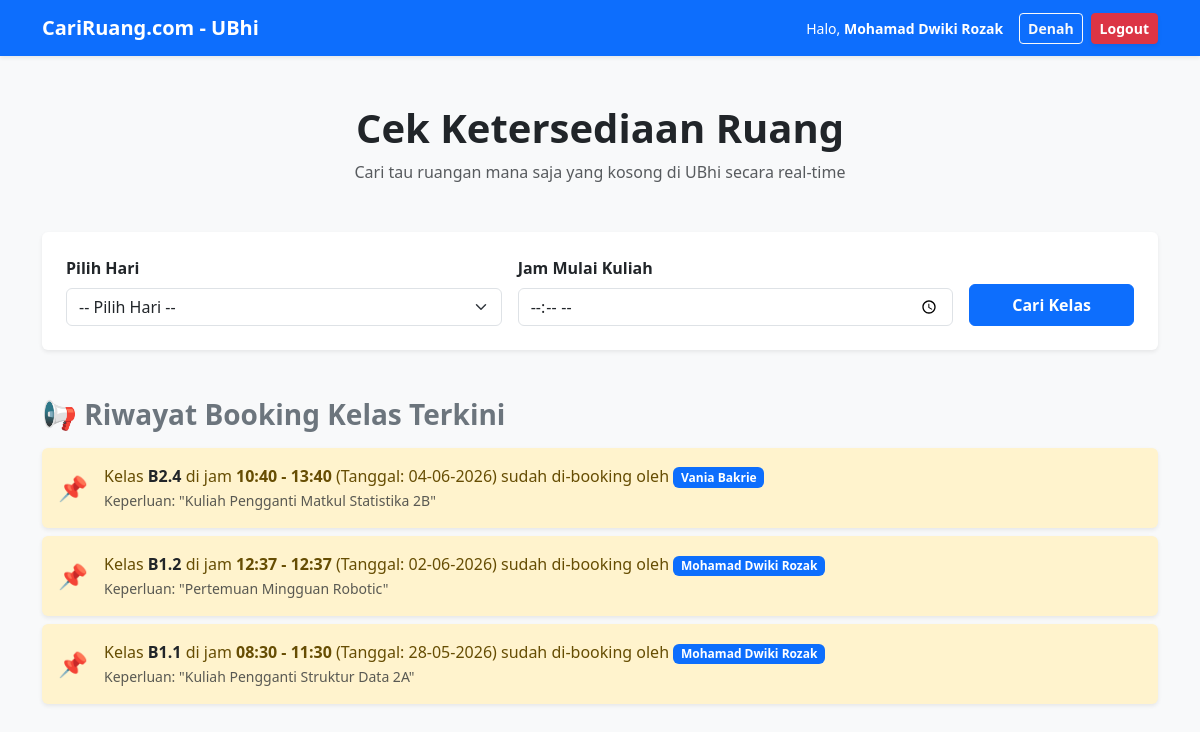
The app's page /index.php (signed in) with its own data.
### tables this page shows
CREATE TABLE `jadwal_pengganti` (
  `id_reservasi` int NOT NULL,
  `id_ruangan` int DEFAULT NULL,
  `id_user` int DEFAULT NULL,
  `tanggal` date NOT NULL,
  `jam_mulai` time NOT NULL,
  `jam_selesai` time NOT NULL,
  `keterangan` text,
  `waktu_booking` timestamp NULL DEFAULT CURRENT_TIMESTAMP
);

CREATE TABLE `ruangan` (
  `id_ruangan` int NOT NULL,
  `nama_ruang` varchar(10) NOT NULL,
  `kapasitas` int NOT NULL
);

CREATE TABLE `user` (
  `id_user` int NOT NULL,
  `username` varchar(30) NOT NULL,
  `password` varchar(100) NOT NULL,
  `nama_lengkap` varchar(50) NOT NULL,
  `nomor_wa` varchar(15) NOT NULL,
  `role` enum('admin','user') DEFAULT 'user'
);

### index.php (the view, shortened to what this page needs)
<?php
include 'koneksi.php';
?>
<!DOCTYPE html>
<html lang="id">
<head>
  <link href="https://cdn.jsdelivr.net/npm/bootstrap@5.3.0/dist/css/bootstrap.min.css" rel="stylesheet">
</head>
<body class="bg-light">
  <nav class="navbar navbar-expand-lg navbar-dark bg-primary shadow-sm">
    <div class="container">
      <a class="navbar-brand fw-bold" href="index.php">CariRuang.com - UBhi</a>
      <div class="d-flex align-items-center">
        <?php
        if (isset($_SESSION['login'])) {
        ?>
          <span class="text-white me-3 small">Halo, <strong><?php echo $_SESSION['nama']; ?></strong></span>
          <a href="lihat_denah.php" class="btn btn-outline-light btn-sm fw-bold me-2" target="_blank">Denah</a>
          <a href="logout.php" class="btn btn-danger btn-sm fw-bold shadow-sm" onclick="return confirm('Apakah Anda yakin ingin keluar?')">Logout</a>
        <?php
        } else {
        ?>
          <a href="login.php" class="btn btn-light btn-sm fw-bold">Login</a>
        <?php
        }
        ?>
      </div>
    </div>
  </nav>
  <div class="container my-5">
    <div class="text-center mb-5">
      <h1 class="fw-bold text-dark">Cek Ketersediaan Ruang</h1>
      <p class="text-muted">Cari tau ruangan mana saja yang kosong di UBhi secara real-time</p>
    </div>
    <div class="card shadow-sm border-0 mb-5">
      <div class="card-body p-4">
        <form action="cari.php" method="GET" class="row g-3">
          <div class="col-md-5">
            <label class="form-label fw-bold">Pilih Hari</label>
            <select name="hari" class="form-select" required>
              <option value="">-- Pilih Hari --</option>
            </select>
          </div>
          <div class="col-md-5">
            <label class="form-label fw-bold">Jam Mulai Kuliah</label>
            <input type="time" name="jam" class="form-control" required>
          </div>
          <div class="col-md-2 d-flex align-items-end">
            <button type="submit" class="btn btn-primary w-100 fw-bold py-2">Cari Kelas</button>
          </div>
        </form>
      </div>
    </div>
    <div class="mb-5">
      <h3 class="fw-bold mb-3 text-secondary">📢 Riwayat Booking Kelas Terkini</h3>
      <?php
      $query_riwayat = "SELECT jp.*, r.nama_ruang, u.nama_lengkap
                        FROM jadwal_pengganti AS jp
                        JOIN ruangan AS r ON jp.id_ruangan = r.id_ruangan
                        JOIN user AS u ON jp.id_user = u.id_user";
      $result_riwayat = mysqli_query($koneksi, $query_riwayat);
      if ($result_riwayat && mysqli_num_rows($result_riwayat) > 0) {
        $semua_riwayat = [];
        while ($row_riwayat = mysqli_fetch_assoc($result_riwayat)) {
          $semua_riwayat[] = $row_riwayat;
        }
        $semua_riwayat = array_reverse($semua_riwayat);
        $maksimal_tampil = array_slice($semua_riwayat, 0, 5);
        foreach ($maksimal_tampil as $riwayat) {
          $tanggal_format = date('d-m-Y', strtotime($riwayat['tanggal']));
          $jam_mulai_format = date('H:i', strtotime($riwayat['jam_mulai']));
          $jam_selesai_format = date('H:i', strtotime($riwayat['jam_selesai']));
      ?>
          <div class="alert alert-warning border-0 shadow-sm d-flex align-items-center py-3 mb-2" role="alert">
            <span class="fs-4 me-3">📌</span>
            <div>
              Kelas <strong class="text-dark"><?php echo $riwayat['nama_ruang']; ?></strong>
              di jam <strong><?php echo $jam_mulai_format; ?> - <?php echo $jam_selesai_format; ?></strong> (Tanggal: <?php echo $tanggal_format; ?>)
              sudah di-booking oleh <span class="badge bg-primary"><?php echo $riwayat['nama_lengkap']; ?></span>
              <br>
              <small class="text-muted italic">Keperluan: "<?php echo $riwayat['keterangan']; ?>"</small>
            </div>
          </div>
      <?php
        }
      } else {
        echo '<div class="card border-0 bg-white p-4 text-center text-muted shadow-sm mb-2">
                  <p class="m-0 small">Belum ada ruangan yang di-booking hari ini. Ruangan kosong bebas digunakan!</p>
                </div>';
      }
      ?>
    </div>

### records on screen
jadwal_pengganti: id_ruangan.nama_ruang "B2.4", jam_mulai "10:40", jam_selesai "13:40", tanggal "04-06-2026", id_user.nama_lengkap "Vania Bakrie", keterangan "Kuliah Pengganti Matkul Statistika 2B"
jadwal_pengganti: id_ruangan.nama_ruang "B1.2", jam_mulai "12:37", jam_selesai "12:37", tanggal "02-06-2026", id_user.nama_lengkap "Mohamad Dwiki Rozak", keterangan "Pertemuan Mingguan Robotic"
jadwal_pengganti: id_ruangan.nama_ruang "B1.1", jam_mulai "08:30", jam_selesai "11:30", tanggal "28-05-2026", id_user.nama_lengkap "Mohamad Dwiki Rozak", keterangan "Kuliah Pengganti Struktur Data 2A"

### other values on screen
$_SESSION['nama'] "Mohamad Dwiki Rozak"
